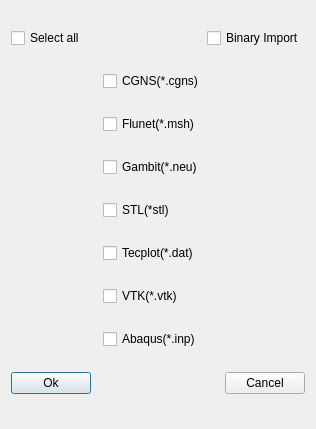
<?xml version="1.0" encoding="UTF-8"?>
<ui version="4.0">
 <class>ParaImportMeshSetup</class>
 <widget class="QDialog" name="ParaImportMeshSetup">
  <property name="geometry">
   <rect>
    <x>0</x>
    <y>0</y>
    <width>316</width>
    <height>429</height>
   </rect>
  </property>
  <property name="windowTitle">
   <string>Import mesh setup</string>
  </property>
  <layout class="QGridLayout" name="gridLayout">
   <item row="0" column="0">
    <layout class="QHBoxLayout" name="horizontalLayout_8">
     <item>
      <widget class="QCheckBox" name="chk_selectall">
       <property name="text">
        <string>Select all</string>
       </property>
      </widget>
     </item>
     <item>
      <spacer name="horizontalSpacer_13">
       <property name="orientation">
        <enum>Qt::Horizontal</enum>
       </property>
       <property name="sizeHint" stdset="0">
        <size>
         <width>40</width>
         <height>20</height>
        </size>
       </property>
      </spacer>
     </item>
     <item>
      <widget class="QCheckBox" name="chk_binImport">
       <property name="text">
        <string>Binary Import</string>
       </property>
      </widget>
     </item>
    </layout>
   </item>
   <item row="1" column="0">
    <layout class="QHBoxLayout" name="horizontalLayout">
     <item>
      <spacer name="horizontalSpacer">
       <property name="orientation">
        <enum>Qt::Horizontal</enum>
       </property>
       <property name="sizeHint" stdset="0">
        <size>
         <width>40</width>
         <height>20</height>
        </size>
       </property>
      </spacer>
     </item>
     <item>
      <widget class="QCheckBox" name="chk_cgns">
       <property name="minimumSize">
        <size>
         <width>110</width>
         <height>0</height>
        </size>
       </property>
       <property name="text">
        <string>CGNS(*.cgns)</string>
       </property>
      </widget>
     </item>
     <item>
      <spacer name="horizontalSpacer_2">
       <property name="orientation">
        <enum>Qt::Horizontal</enum>
       </property>
       <property name="sizeHint" stdset="0">
        <size>
         <width>40</width>
         <height>20</height>
        </size>
       </property>
      </spacer>
     </item>
    </layout>
   </item>
   <item row="2" column="0">
    <layout class="QHBoxLayout" name="horizontalLayout_13">
     <item>
      <spacer name="horizontalSpacer_22">
       <property name="orientation">
        <enum>Qt::Horizontal</enum>
       </property>
       <property name="sizeHint" stdset="0">
        <size>
         <width>40</width>
         <height>20</height>
        </size>
       </property>
      </spacer>
     </item>
     <item>
      <widget class="QCheckBox" name="chk_flunet">
       <property name="minimumSize">
        <size>
         <width>110</width>
         <height>0</height>
        </size>
       </property>
       <property name="text">
        <string>Flunet(*.msh)</string>
       </property>
      </widget>
     </item>
     <item>
      <spacer name="horizontalSpacer_23">
       <property name="orientation">
        <enum>Qt::Horizontal</enum>
       </property>
       <property name="sizeHint" stdset="0">
        <size>
         <width>40</width>
         <height>20</height>
        </size>
       </property>
      </spacer>
     </item>
    </layout>
   </item>
   <item row="3" column="0">
    <layout class="QHBoxLayout" name="horizontalLayout_11">
     <item>
      <spacer name="horizontalSpacer_18">
       <property name="orientation">
        <enum>Qt::Horizontal</enum>
       </property>
       <property name="sizeHint" stdset="0">
        <size>
         <width>40</width>
         <height>20</height>
        </size>
       </property>
      </spacer>
     </item>
     <item>
      <widget class="QCheckBox" name="chk_gambit">
       <property name="minimumSize">
        <size>
         <width>110</width>
         <height>0</height>
        </size>
       </property>
       <property name="text">
        <string>Gambit(*.neu)</string>
       </property>
      </widget>
     </item>
     <item>
      <spacer name="horizontalSpacer_19">
       <property name="orientation">
        <enum>Qt::Horizontal</enum>
       </property>
       <property name="sizeHint" stdset="0">
        <size>
         <width>40</width>
         <height>20</height>
        </size>
       </property>
      </spacer>
     </item>
    </layout>
   </item>
   <item row="4" column="0">
    <layout class="QHBoxLayout" name="horizontalLayout_12">
     <item>
      <spacer name="horizontalSpacer_20">
       <property name="orientation">
        <enum>Qt::Horizontal</enum>
       </property>
       <property name="sizeHint" stdset="0">
        <size>
         <width>40</width>
         <height>20</height>
        </size>
       </property>
      </spacer>
     </item>
     <item>
      <widget class="QCheckBox" name="chk_stl">
       <property name="minimumSize">
        <size>
         <width>110</width>
         <height>0</height>
        </size>
       </property>
       <property name="text">
        <string>STL(*stl)</string>
       </property>
      </widget>
     </item>
     <item>
      <spacer name="horizontalSpacer_21">
       <property name="orientation">
        <enum>Qt::Horizontal</enum>
       </property>
       <property name="sizeHint" stdset="0">
        <size>
         <width>40</width>
         <height>20</height>
        </size>
       </property>
      </spacer>
     </item>
    </layout>
   </item>
   <item row="5" column="0">
    <layout class="QHBoxLayout" name="horizontalLayout_10">
     <item>
      <spacer name="horizontalSpacer_16">
       <property name="orientation">
        <enum>Qt::Horizontal</enum>
       </property>
       <property name="sizeHint" stdset="0">
        <size>
         <width>40</width>
         <height>20</height>
        </size>
       </property>
      </spacer>
     </item>
     <item>
      <widget class="QCheckBox" name="chk_tecplot">
       <property name="minimumSize">
        <size>
         <width>110</width>
         <height>0</height>
        </size>
       </property>
       <property name="text">
        <string>Tecplot(*.dat)</string>
       </property>
      </widget>
     </item>
     <item>
      <spacer name="horizontalSpacer_17">
       <property name="orientation">
        <enum>Qt::Horizontal</enum>
       </property>
       <property name="sizeHint" stdset="0">
        <size>
         <width>40</width>
         <height>20</height>
        </size>
       </property>
      </spacer>
     </item>
    </layout>
   </item>
   <item row="6" column="0">
    <layout class="QHBoxLayout" name="horizontalLayout_9">
     <item>
      <spacer name="horizontalSpacer_14">
       <property name="orientation">
        <enum>Qt::Horizontal</enum>
       </property>
       <property name="sizeHint" stdset="0">
        <size>
         <width>40</width>
         <height>20</height>
        </size>
       </property>
      </spacer>
     </item>
     <item>
      <widget class="QCheckBox" name="chk_vtk">
       <property name="minimumSize">
        <size>
         <width>110</width>
         <height>0</height>
        </size>
       </property>
       <property name="text">
        <string>VTK(*.vtk)</string>
       </property>
      </widget>
     </item>
     <item>
      <spacer name="horizontalSpacer_15">
       <property name="orientation">
        <enum>Qt::Horizontal</enum>
       </property>
       <property name="sizeHint" stdset="0">
        <size>
         <width>40</width>
         <height>20</height>
        </size>
       </property>
      </spacer>
     </item>
    </layout>
   </item>
   <item row="7" column="0">
    <layout class="QHBoxLayout" name="horizontalLayout_2">
     <item>
      <spacer name="horizontalSpacer_3">
       <property name="orientation">
        <enum>Qt::Horizontal</enum>
       </property>
       <property name="sizeHint" stdset="0">
        <size>
         <width>40</width>
         <height>20</height>
        </size>
       </property>
      </spacer>
     </item>
     <item>
      <widget class="QCheckBox" name="chk_inp">
       <property name="minimumSize">
        <size>
         <width>110</width>
         <height>0</height>
        </size>
       </property>
       <property name="text">
        <string>Abaqus(*.inp)</string>
       </property>
      </widget>
     </item>
     <item>
      <spacer name="horizontalSpacer_4">
       <property name="orientation">
        <enum>Qt::Horizontal</enum>
       </property>
       <property name="sizeHint" stdset="0">
        <size>
         <width>40</width>
         <height>20</height>
        </size>
       </property>
      </spacer>
     </item>
    </layout>
   </item>
   <item row="8" column="0">
    <layout class="QHBoxLayout" name="horizontalLayout_14">
     <item>
      <widget class="QPushButton" name="btnOk">
       <property name="text">
        <string>Ok</string>
       </property>
      </widget>
     </item>
     <item>
      <spacer name="horizontalSpacer_24">
       <property name="orientation">
        <enum>Qt::Horizontal</enum>
       </property>
       <property name="sizeHint" stdset="0">
        <size>
         <width>40</width>
         <height>20</height>
        </size>
       </property>
      </spacer>
     </item>
     <item>
      <widget class="QPushButton" name="btnCancel">
       <property name="text">
        <string>Cancel</string>
       </property>
      </widget>
     </item>
    </layout>
   </item>
  </layout>
 </widget>
 <resources/>
 <connections/>
</ui>
